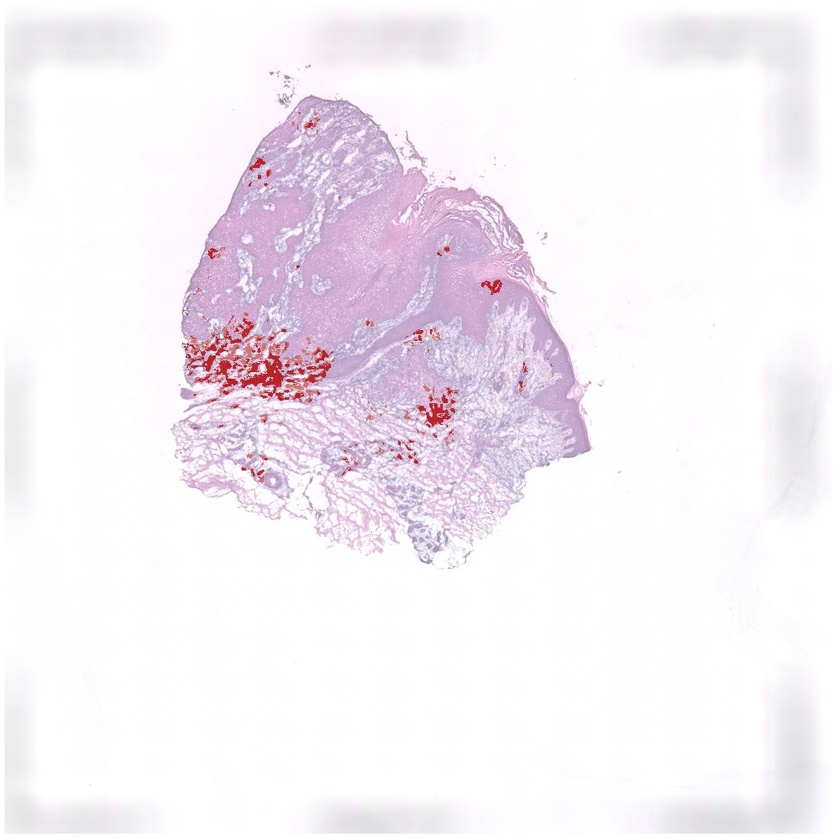
#> input picture tutorial/test.jpg, 840 x 840 px, shrunk from 1000 x 1000 before the run
$ python -i contour_util.py   (imports and definitions only)
#> lines starting #> are read from the running program, lines starting #| are printed output that depends on the picture; after the words box and inside, x2 and y2 are one past the last pixel; in counts of white or black regions, pixels touching at a corner belong together
#> further down, picture is the input picture: shape (840, 840, 3); mean B, G, R 245.3, 239.5, 245.3
import pandas as pd
import numpy as np
import cv2

# [47 lines left out: function scan_contour, not called in this run]

def cv2_detect_contour(img,
	CANNY_THRESH_1 = 100,
	CANNY_THRESH_2 = 200,
	apertureSize=5,
	L2gradient = True,
	all_cnt_info=False):
#> called with CANNY_THRESH_1 = 100, CANNY_THRESH_2 = 200, apertureSize = 5, L2gradient = True, all_cnt_info = False
	if len(img.shape)==3:
		gray = cv2.cvtColor(img,cv2.COLOR_BGR2GRAY)
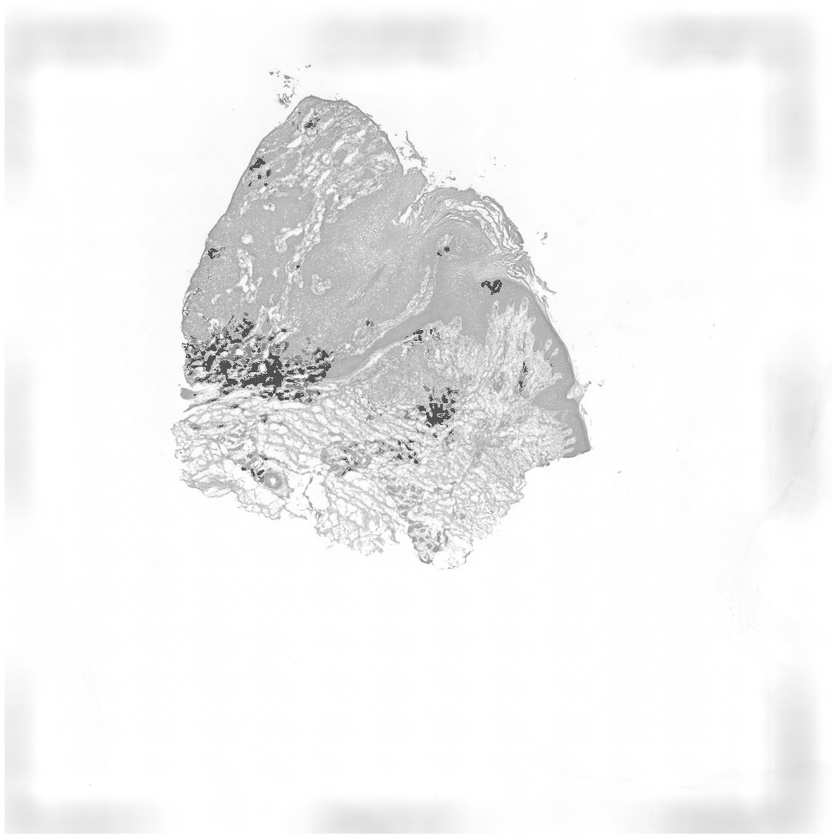
#> gray: shape (840, 840); min 49, max 255, mean 241.9
	elif len(img.shape)==2:
		gray=(img*((1, 255)[np.max(img)<=1])).astype(np.uint8)
	else:
		print("Image format error!")
	edges = cv2.Canny(gray, CANNY_THRESH_1, CANNY_THRESH_2,apertureSize = apertureSize, L2gradient = L2gradient)
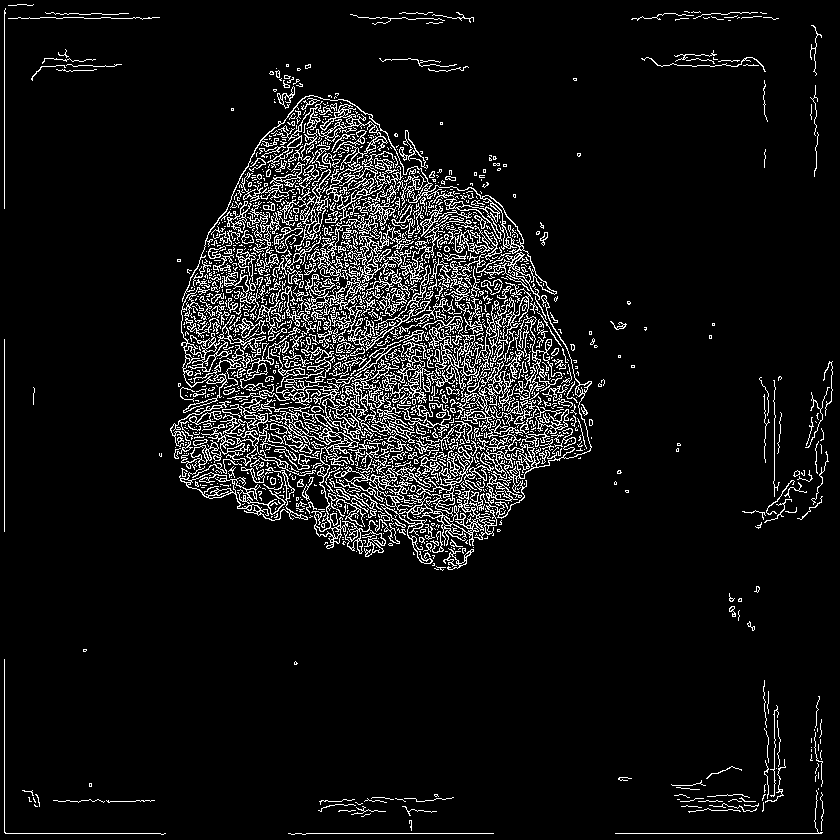
#> edges: shape (840, 840); 7.6% white in thin lines or dots
	edges = cv2.dilate(edges, None)
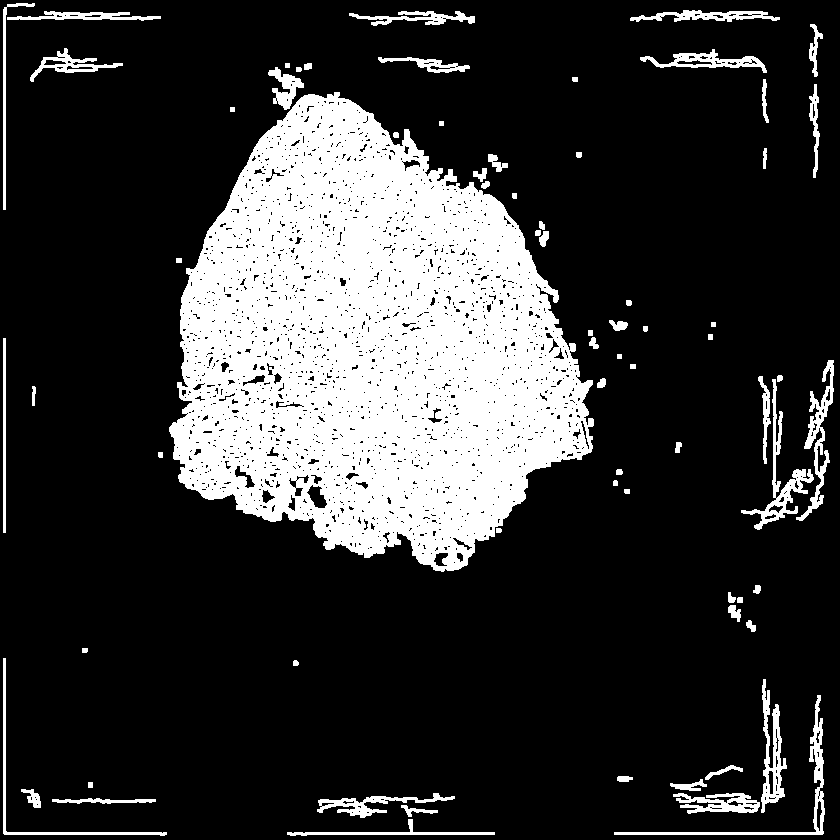
#> edges: shape (840, 840); 21.5% white; 71 white regions, largest, box (x1, y1, x2, y2) and area: (169, 92, 594, 572) 130373, (741, 379, 814, 530) 1600, (614, 695, 825, 835) 1600
	edges = cv2.erode(edges, None)
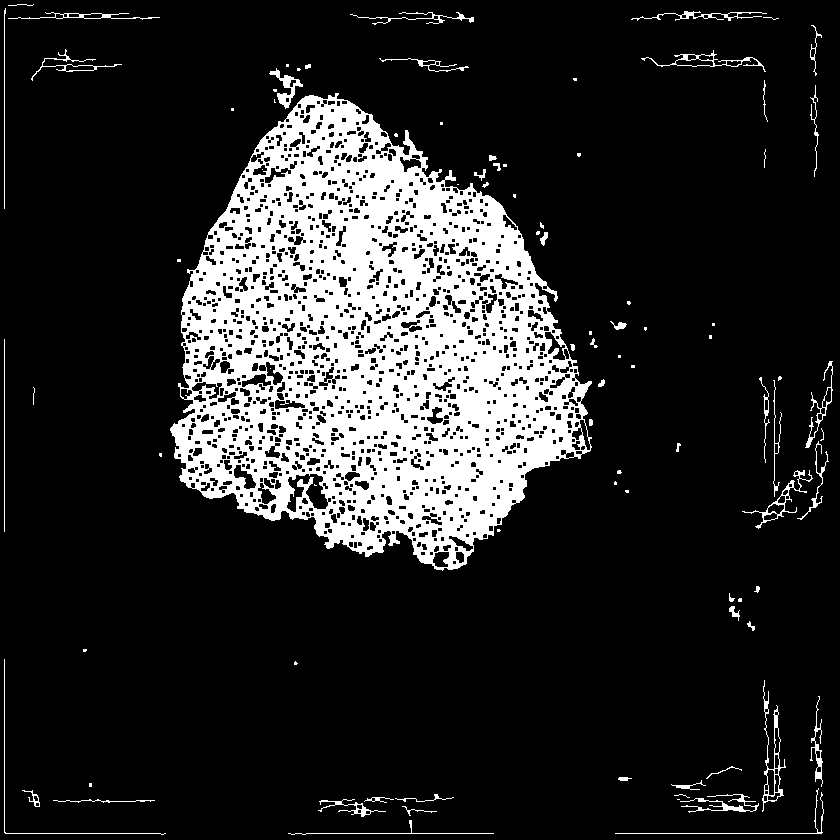
#> edges: shape (840, 840); 16.4% white; 91 white regions (41 under 20 px)
	cnt_info = []
	cnts, _ = cv2.findContours(edges, cv2.RETR_LIST, cv2.CHAIN_APPROX_NONE)
#> cnts = 1515 contours, 782 with area under 20; largest, box (x1, y1, x2, y2) and area: (170, 93, 592, 571) 133842, (286, 473, 329, 513) 920, (762, 680, 786, 812) 770, (641, 50, 766, 72) 520, (742, 470, 813, 529) 504
	for c in cnts:
		cnt_info.append((c,cv2.isContourConvex(c),cv2.contourArea(c),))
#> this loop made 1515 passes
#> c on pass 7: [[677, 799], [678, 799], [679, 799], [678, 799]]
#> after the loop, cnt_info = 1515 items
	cnt_info = sorted(cnt_info, key=lambda c: c[2], reverse=True)
	cnt=cnt_info[0][0]
#> cnt = contour of 1902 points, box (x1, y1, x2, y2) (170, 93, 592, 571), area 133842
	if all_cnt_info:
		return cnt_info
	else:
		return cnt


# [17 lines left out: functions cut_contour_boundary, scale_contour, not called in this run]

>>> import cv2
>>> picture = cv2.imread('../../tutorial/test.jpg')
>>> result = cv2_detect_contour(picture)
#> result has the same summary as cnt in cv2_detect_contour
